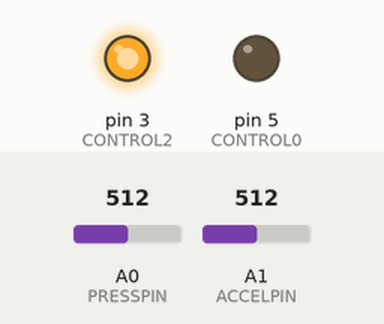
Bench run of a sketch on a simulated Arduino Uno, built with avr-gcc and run on an emulated ATmega328P. Parts: output pins drawn as LEDs (lit = HIGH). The inputs (shaded band) are chosen by the test bench; at power-on: A0 (PRESSPIN) = 512, A1 (ACCELPIN) = 512. Pins used as bus, display or sensor lines are not drawn; what the sketch prints to the serial monitor is not drawn.

Above: at 0.1 s.
Timing chart, 0 to 1.6 s (numbered marks = the images above):
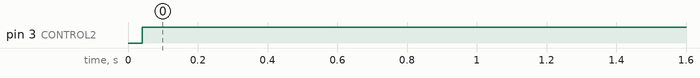

Measured:
- by itself, pin 3 (CONTROL2): LOW → HIGH at 0.04 s

The sketch:

mux_shield_test.ino
```cpp
//Mux_Shield_AnalogIn_Example
//http://mayhewlabs.com/arduino-mux-shield

/*
This example shows how to read and store all 48 pins as analog inputs into arrays and print the results over serial.
Multiplexer pin inputs that do not have a voltage reading (i.e nothing connected) will have erratic values.

To simplify this code further, one might use nested for loops or function calls.
*/

//Give convenient names to the control pins
#define CONTROL0 5
#define CONTROL1 4
#define CONTROL2 3
#define CONTROL3 2

//Define the input pins
#define PRESSPIN  0
#define ACCELPIN  1

//Define the number of pins for each input type
#define nPreSens 5
#define nAccSens 3

//Create arrays for data from the the MUXs
//See the Arduino Array Reference: http://www.arduino.cc/en/Reference/Array
int press_array[nPreSens];
int accel_array[nAccSens];
//int mux2array[16];

//Accelerometer baseline
int acc_base[nAccSens] = {512};

void setup()
{
  //Set MUX control pins to output
  pinMode(CONTROL0, OUTPUT);
  pinMode(CONTROL1, OUTPUT);
  pinMode(CONTROL2, OUTPUT);
  pinMode(CONTROL3, OUTPUT);

  //Calibrate the accelerometer
  for (int i=0; i<nAccSens; i++)
  {
    setControlPins(i);
    acc_base[i] = analogRead(ACCELPIN);
  }

  //Open the serial port at 28800 bps
  Serial.begin(28800);
}

void setControlPins(int i)
{
  //The following 4 commands set the correct logic for the control pins to select the desired input
  //See the Arduino Bitwise AND Reference: http://www.arduino.cc/en/Reference/BitwiseAnd
  //See the Aruino Bitshift Reference: http://www.arduino.cc/en/Reference/Bitshift
  digitalWrite(CONTROL0, (i&15)>>3);
  digitalWrite(CONTROL1, (i&7)>>2);
  digitalWrite(CONTROL2, (i&3)>>1);
  digitalWrite(CONTROL3, (i&1));
}

void loop()
{
  //This for loop is used to scroll through and store the Pressure sensor inputs
  for (int i=0; i<nPreSens; i++)
  {
    //Read and store the input value at a location in the array
    setControlPins(i);
    press_array[i] = analogRead(PRESSPIN);
  }

  //This for loop is used to scroll through the Accelerometer multiplexer
  for (int i=0; i<nAccSens; i++)
  {
    setControlPins(i);
    accel_array[i] = analogRead(ACCELPIN)-acc_base[i];
  }

  //The following lines are for printing out results of array0
  Serial.print("Pressure: \t");
  for (int i=0; i<nPreSens; i++)
  {
    Serial.print(press_array[i]);
    Serial.print("\t");
  }
  Serial.println();  //line feed

  //The following lines are for printing out results of array1
  Serial.print("Acceleration: \t");
  for (int i=0; i<nAccSens; i++)
  {
    Serial.print(accel_array[i]);
    Serial.print("\t");
  }
    Serial.print(milligee());
  Serial.println();

  // delay between readings
  delay (1000);
}

int milligee()
{
  int scale = 100;
  long squared = 0.0;
  for (int i = 0; i < nAccSens; i++)
    squared += (long)accel_array[i] * (long)accel_array[i];
  int g = squared * 1000 / (scale*scale);
  return g;
}
```
